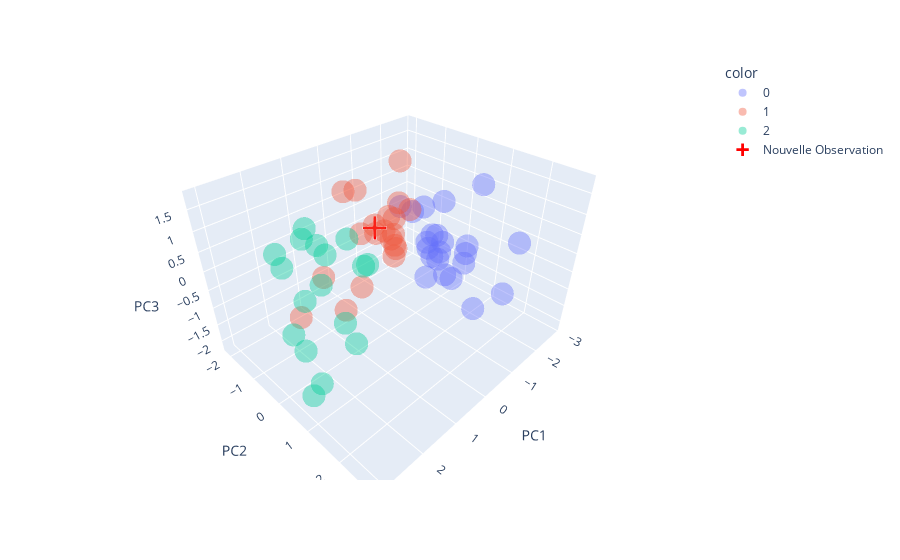

The notebook cell saved with this chart:
### Markdown cell above
Le modèle avec une covariance de type 'full' obtient la meilleure précision (77.97%), ce qui montre que les données se regroupent selon des distributions normales multidimensionnelles dont chaque classe possède son propre étalement et sa propre orientation. On valide l'hypothèse. 

La différence de précision entre le GMM (78%) et la méthode la distance de Mahalanobis (93%) ne remet pas en cause l'hypothèse gaussienne parce qu'elle montre juste la difficulté du clustering non-supervisé à séparer parfaitement des classes qui présentent de légers chevauchements (voir tableaux suite à l'ACP qui montrent des frontières floues entre les différentes classes). 

Le mode 'full' offre une meilleure précision par rapport aux modes 'spherical', 'diagonal' ou 'tied' confirme que les classes ont des structures de covariance distinctes et non-circulaires (c'est cohérent avec ce qu'on a vu lors de la représentation des données dans les pairplot où il ne ressortait pas de forme distinctes, c'est à dire ni éllipses droites, ni cercles, ni que toutes les classes n'aient la même forme). 

# 4

### Code cell
data_values = data[['attribut1', 'attribut2', 'attribut3', 'attribut4']].values
new_data = np.array([[52.1, 23.0, 6.1, 16.5]])
scaler = StandardScaler()
data_scaled = scaler.fit_transform(data_values)
new_data_scaled = scaler.transform(new_data)

pca_2 = PCA(n_components=2)
pca_2 = pca_2.fit(data_scaled)
pca_3 = PCA(n_components=3)
pca_3 = pca_3.fit(data_scaled)
new_data_pca2 = pca_2.transform(new_data_scaled)
new_data_pca3 = pca_3.transform(new_data_scaled)

prediction_knn_2_maha = knn_2_maha.predict(new_data_pca2)[0]
print("Avec KNN 2-D Mahalanobis : la classe de la nouvelle observation est : ", prediction_knn_2_maha)

prediction_knn_3_maha = knn_3_maha.predict(new_data_pca3)[0]
print("Avec KNN 3-D Mahalanobis : la classe de la nouvelle observation est : ", prediction_knn_3_maha)

prediction_knn_2_cheby = knn_2_cheby.predict(new_data_pca2)[0]
print("Avec KNN 2-D Chebyshev : la classe de la nouvelle observation est : ", prediction_knn_2_cheby)

prediction_knn_3_cheby = knn_3_cheby.predict(new_data_pca3)[0]
print("Avec KNN 3-D Chebyshev : la classe de la nouvelle observation est : ", prediction_knn_3_cheby)

prediction_gmm = gmmF.predict(new_data_scaled)[0]
print("Avec GMM : la classe de la nouvelle observation est : ", prediction_gmm)

df_pca_2['classe'] = data['classe']
df_pca_3['classe'] = data['classe']

sns.scatterplot(x='PC1', y='PC2', data=df_pca_2, hue='classe', palette='viridis', alpha=0.5)
plt.scatter(new_data_pca2[0, 0], new_data_pca2[0, 1], c='red', s=250, marker='*', edgecolors='black', label='Nouveau Point')
plt.title("Position de la nouvelle observation (PCA 2D)")
plt.legend()
plt.grid(True)
plt.show()


fig = px.scatter_3d(df_pca_3, x='PC1', y='PC2', z='PC3', color=data['classe'].astype(str), opacity=0.4)
fig.add_trace(go.Scatter3d(
    x=[new_data_pca3[0, 0]], 
    y=[new_data_pca3[0, 1]], 
    z=[new_data_pca3[0, 2]],
    mode='markers',
    marker=dict(size=12, color='red', symbol='cross', line=dict(color='white', width=2)),
    name='Nouvelle Observation'
))
fig.show()

### Figure 1 — Plotly figure (JSON) as saved in the notebook; plotly's stock layout.template omitted (floating-point values rounded to 4 significant figures)
{"data": [{"hovertemplate": "color=0<br>PC1=%{x}<br>PC2=%{y}<br>PC3=%{z}<extra></extra>", "legendgroup": "0", "marker": {"color": "#636efa", "opacity": 0.4, "symbol": "circle"}, "mode": "markers", "name": "0", "scene": "scene", "showlegend": true, "type": "scatter3d", "x": [-0.6989, -1.472, -2.661, -2.833, -1.278, -0.827, -2.233, -0.6398, -0.3112, -0.0286, -0.9249, -0.9355, -1.306, -2.056, -2.838, -1.156, -0.8321, -0.05184, -1.115, -1.415, -2.5, -2.046], "y": [2.802, 0.3555, 0.5344, 0.07319, 1.549, -0.04944, -0.7826, 1.668, 2.832, 1.253, 0.6818, 0.3651, 0.4142, 0.2505, 0.0447, 0.5751, -0.4412, 1.598, 0.02787, -0.09452, -0.6876, -0.4694], "z": [1.238, -0.1697, 0.9926, -1.26, -1.414, 0.754, -2.18, 0.6922, 0.2698, 0.5258, -0.2472, -0.09345, -0.3463, -1.602, -1.594, 1.117, 0.7298, 0.228, 0.789, -0.3461, -0.8693, -0.5626]}, {"hovertemplate": "color=1<br>PC1=%{x}<br>PC2=%{y}<br>PC3=%{z}<extra></extra>", "legendgroup": "1", "marker": {"color": "#EF553B", "opacity": 0.4, "symbol": "circle"}, "mode": "markers", "name": "1", "scene": "scene", "showlegend": true, "type": "scatter3d", "x": [0.1351, -0.9397, -0.6482, 0.8516, 0.2555, 0.0004256, -0.4352, 2.176, 1.642, 0.5367, -1.789, -0.3885, 0.1517, -1.056, 0.108, -0.3808, 0.3333, -0.3617, -0.525, -0.6463], "y": [0.378, -0.5654, -0.4389, -1.359, 0.4392, 0.099, -0.106, -0.4442, 0.441, 0.1571, -1.036, -0.2226, -0.7339, -0.8676, -0.2774, -1.494, -0.5646, -0.5081, -2.136, -0.641], "z": [0.3914, 1.78, -0.2455, -0.9002, 0.2862, 0.4522, 1.1, -0.809, -0.3977, 1.045, 0.05569, 0.2662, 0.2923, 0.1512, 0.4794, 0.9341, -1.038, 0.2481, 0.6191, 0.4626]}, {"hovertemplate": "color=2<br>PC1=%{x}<br>PC2=%{y}<br>PC3=%{z}<extra></extra>", "legendgroup": "2", "marker": {"color": "#00cc96", "opacity": 0.4, "symbol": "circle"}, "mode": "markers", "name": "2", "scene": "scene", "showlegend": true, "type": "scatter3d", "x": [1.453, 1.332, 1.743, 2.233, 2.221, 3.075, 2.584, 1.021, 0.7839, 1.18, 2.874, 2.143, 1.832, 1.256, 2.782, 1.83, 0.7985], "y": [-1.186, -1.211, -0.2039, 1.152, -0.1383, 1.094, -0.1568, -0.1639, 0.1815, 0.5104, 1.123, 1.331, -1.751, -0.9279, 0.5556, -1.537, -1.292], "z": [0.5173, 0.7216, -0.04358, 0.05499, -0.1642, -1.298, -0.8588, 0.7819, 0.1973, 0.5104, -1.095, -0.4046, 0.03882, 0.3857, -0.6896, -0.2327, -0.2458]}, {"marker": {"color": "red", "line": {"color": "white", "width": 2}, "size": 12, "symbol": "cross"}, "mode": "markers", "name": "Nouvelle Observation", "type": "scatter3d", "x": [0.1251], "y": [-0.2867], "z": [0.6242]}], "layout": {"legend": {"title": {"text": "color"}, "tracegroupgap": 0}, "margin": {"t": 60}, "scene": {"domain": {"x": [0, 1], "y": [0, 1]}, "xaxis": {"title": {"text": "PC1"}}, "yaxis": {"title": {"text": "PC2"}}, "zaxis": {"title": {"text": "PC3"}}}}}
